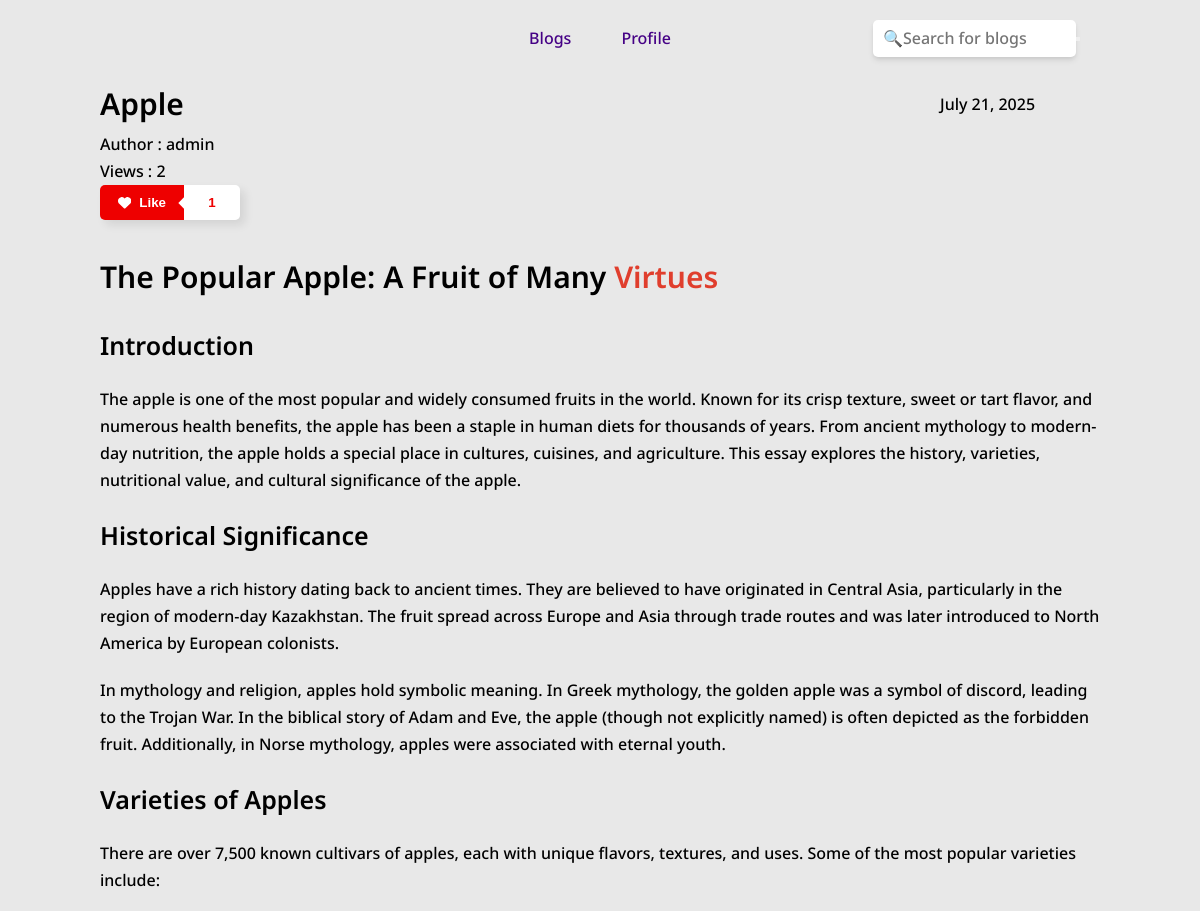
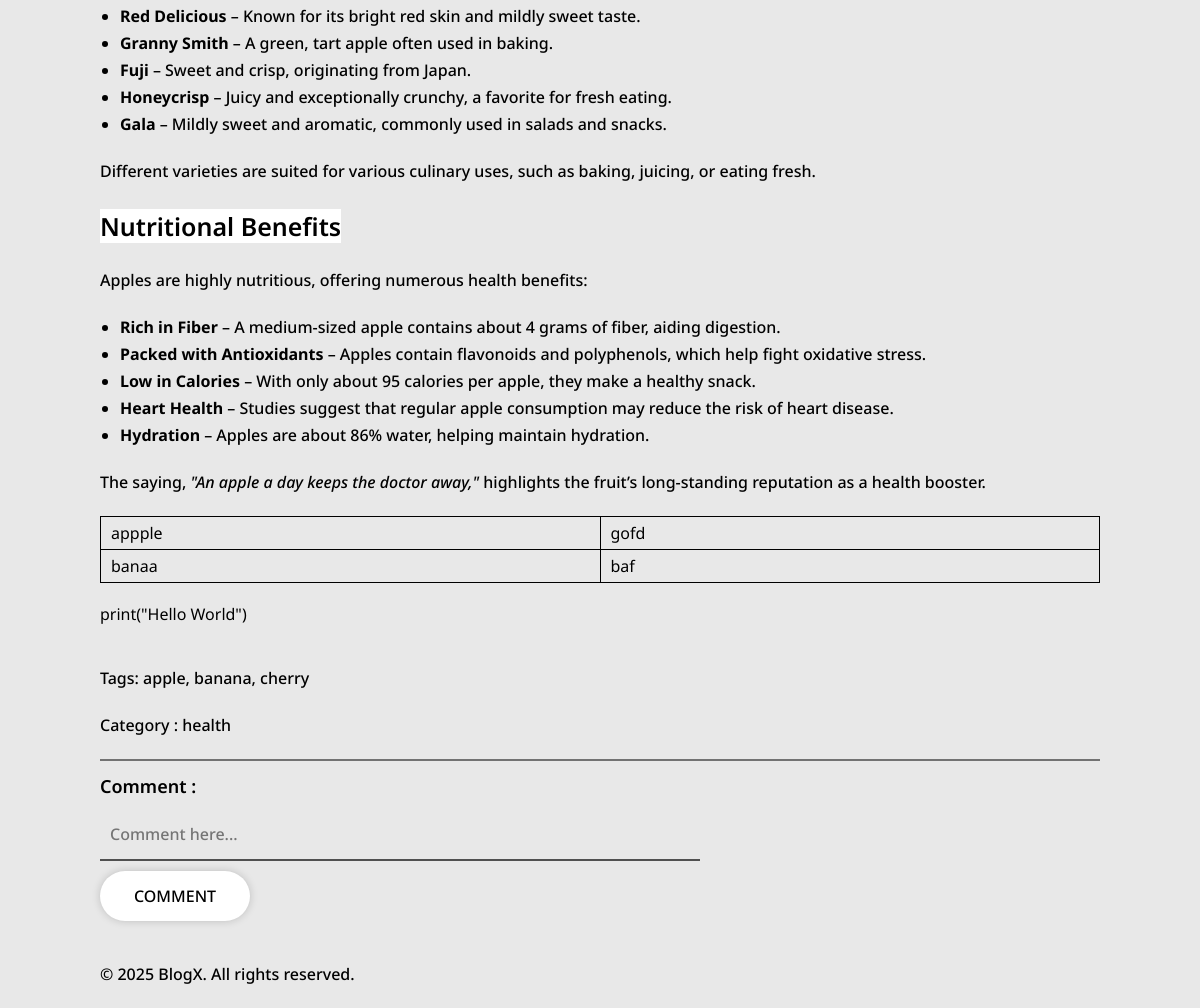
The app's page /blog/10/ (signed in), older data (2 pictures, top to bottom).
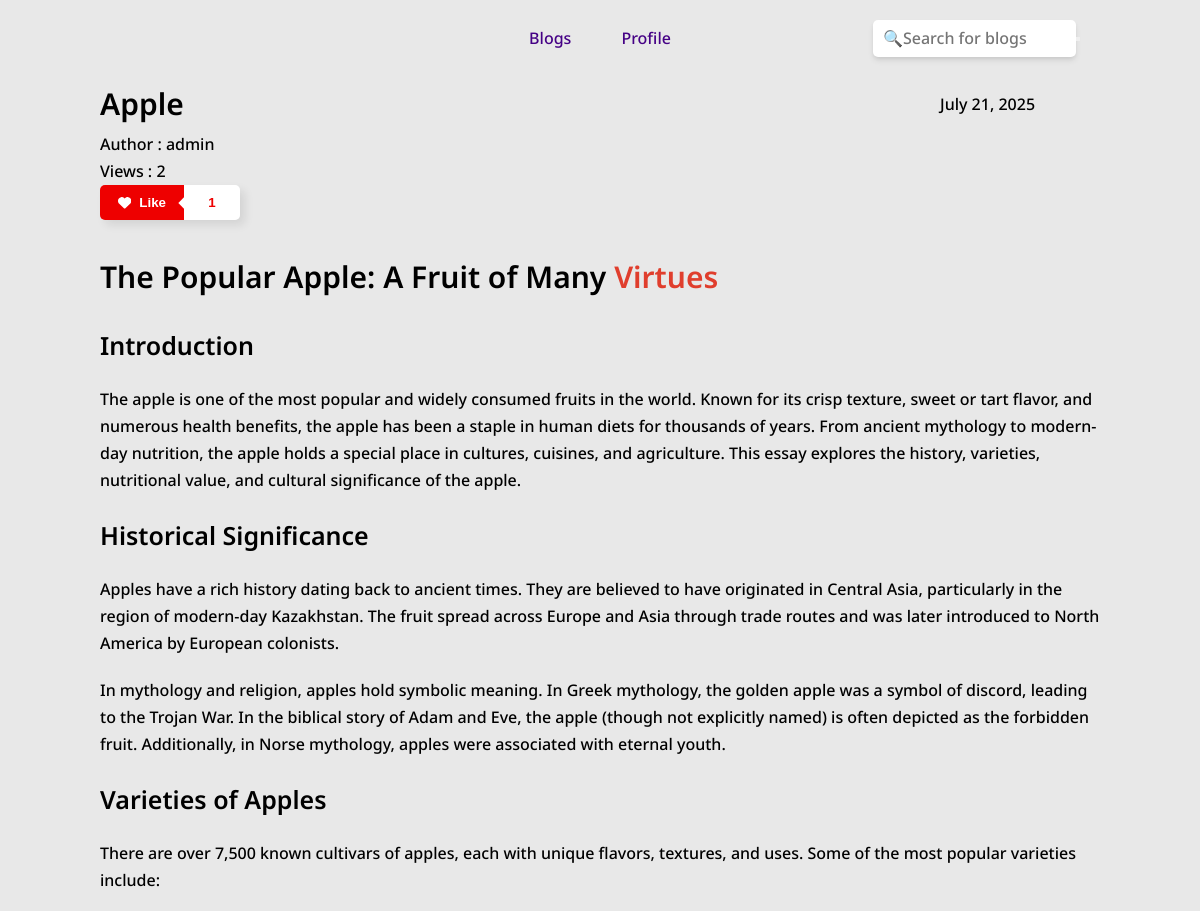
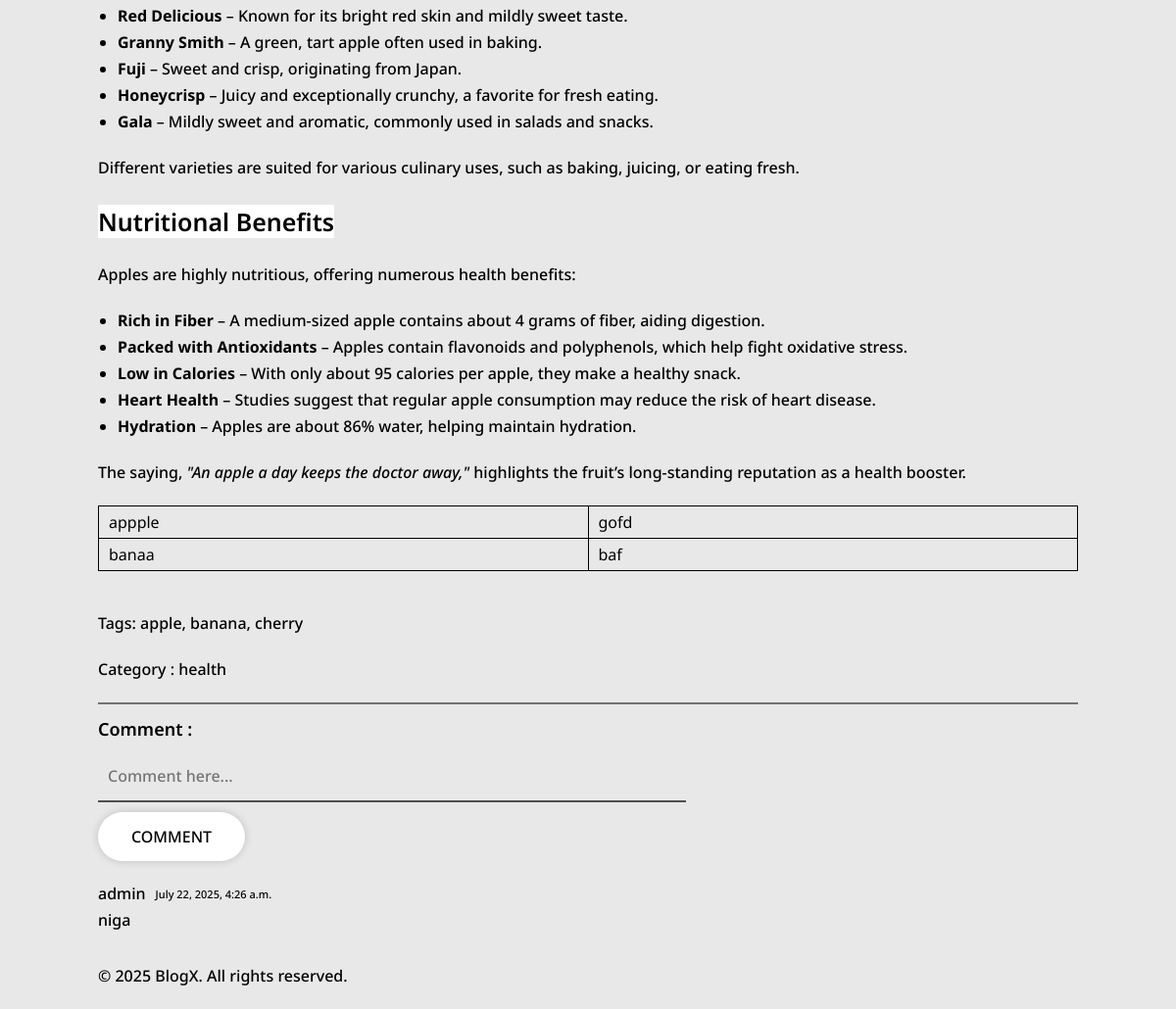
The same page, newer data (2 pictures, top to bottom).
### blog/models.py (models this page shows, shortened)
class BlogPost(models.Model):
    CATEGORY_CHOICES = [
        ('technology', 'Technology'),
        ('sports', 'Sports'),
        ('health', 'Health'),
        ('travel', 'Travel'),
        ('food', 'Food'),
        ('entertainment', 'Entertainment'),
        ('education', 'Education'),
        ('business', 'Business'),
        ('lifestyle', 'Lifestyle'),
        ('news', 'News'),
        ('gaming', 'Gaming'),
        ('other', 'Other'),
    ]
    title = models.CharField(max_length=200)
    content = HTMLField()
    author = models.ForeignKey(User, on_delete=models.CASCADE)
    image = models.ImageField(upload_to=user_directory_path, blank=True, null=True)
    created_at = models.DateTimeField(auto_now_add=True)
    views = models.ManyToManyField(User, related_name='views', blank=True)
    likes = models.ManyToManyField(User, related_name='liked_posts', blank=True)
    tags = models.CharField(max_length=100, blank=True, null=True)
    category = models.CharField(max_length=100, blank=True,  choices= CATEGORY_CHOICES)
    @property
    def like_count(self):
        return self.likes.count()
    @property
    def view_count(self):
        return self.views.count()
    class Meta:
        ordering = ['-created_at']
        verbose_name = 'Blog Post'
        verbose_name_plural = 'Blog Posts'

class Comment(models.Model):
    post = models.ForeignKey(BlogPost, on_delete=models.CASCADE, related_name='comments')
    commentor = models.ForeignKey(User, on_delete=models.CASCADE)
    comment = models.TextField()
    created_at = models.DateTimeField(auto_now_add=True)
    class Meta:
        ordering = ['-created_at']
        verbose_name = 'Comment'
        verbose_name_plural = 'Comments'

### blog/views.py (the view, shortened to what this page needs)
# urls.py: path("blog/<int:id>/",views.blog_details,name = "blog_details"),
def blog_details(request,id):
    blog = BlogPost.objects.get(id = id)
    comments = blog.comments.all()
    if request.user.is_authenticated:
        blog.views.add(request.user)
    else:
        return redirect("members:login")
    form = CommentForm()
    context = {
        "blog": blog,
        "comment_form": form,
        "comments": comments,
        "rank": request.user.userprofile.rank,
    }
    return render(request,"blog_details.html",context)

### blog/forms.py
class CommentForm(forms.ModelForm):
    class Meta:
        model = Comment
        fields = ['comment']
        widgets = {
            'comment': forms.Textarea(attrs={'placeholder': 'Comment here...', 'class': 'text'}),
        }

### blog/templates/blog_details.html (shortened to what this page needs)
{% extends "base.html" %}
{% load static %}
{% block extra_styles%}
    <link rel="stylesheet" href="{% static 'css/tinymce.css' %}">
{%endblock%}
{% block content %}
<div class="blog-details-container">
    <div class="asas-blog-details">
        <h1 class="h1">{{blog.title.capitalize}}</h1>
        <p class="text">{{blog.created_at|date:"F j, Y"}}</p>
    </div>
    <p class="text">Author : {{blog.author}}</p>
    <p class="text">Views : {{blog.view_count}}</p>
</div>
<div class="btns-blog-details">
    <form action="" method="post" class="like-form-button">
            <button class="likeBtn" type="submit" name="like_this">
                <span class="leftContainerLike">
                    <span class="like">Like</span>
                </span>
                <span class="likeCount">
                    {{ blog.like_count }}
                </span>
            </button>
    </form>
</div>
<div class="blog-details-content">
    <p class="text">{{blog.content|safe}}</p>
    <p class="text">Tags: {{blog.tags}}</p>
    <p class="text">Category : {{blog.category}}</p>
</div>
<form action="" method="post" class="comment-form" >
    <label for="id_comment" class="h3">Comment :</label>
    {{ comment_form.comment }}
    <button type="submit" class="text button-primary" name = "add-comment">Comment</button>
</form>
<div class="comment-container">
    {% for a in comments%}
        <div class="small-comment-container">
            <div class="comment-all">
                <div class="commentor-date-name">
                    <p class="text">{{a.commentor}}</p>
                    <p class="alerts">{{a.created_at}}</p>
                    </div>
                <p class="text">{{a.comment}}</p>
            </div>
        </div>
    {%endfor%}
</div>
{% endblock %}

Row changes from the older to the newer data that the page shows:
changed BlogPost "Apple": content "…appple gofd banaa baf print(\"Hello World\")" → "…appple gofd banaa baf"
added Comment: commentor "admin", created_at "July 22, 2025, 4:26 a.m.", comment "niga"
